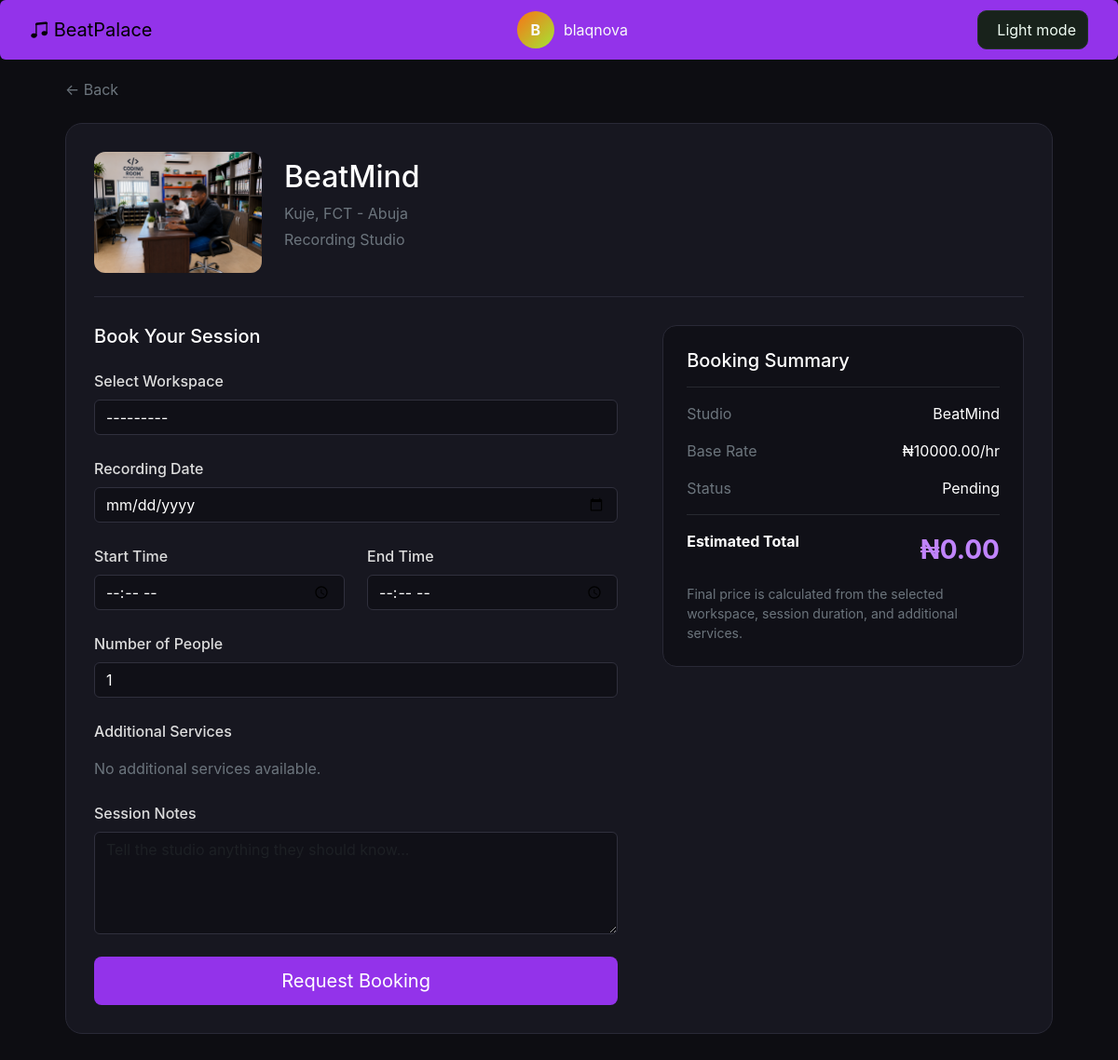
The page /studio/1/book/ (signed in) on the database its author committed.
### accounts/models.py (models this page shows, shortened)
class User(AbstractUser):
    ROLE_CHOICES = (
        ("producer", "Producer"),
        ("artist", "Artist"),
    )
    email = models.EmailField(unique=True)
    role = models.CharField(
        max_length=20,
        choices=ROLE_CHOICES
    )
    avatar = models.ImageField(
        upload_to="avatars/",
        blank=True,
        null=True
    )
    verified = models.BooleanField(default=False)
    created_at = models.DateTimeField(auto_now_add=True)

### studio/models.py (models this page shows, shortened)
class Studio(models.Model):
    STUDIO_TYPES = [
        ("recording", "Recording Studio"),
        ("mixing", "Mixing Room"),
        ("production", "Production Room"),
        ("rehearsal", "Rehearsal Room"),
        ("podcast", "Podcast / Video Studio"),
        ("content", "Content Creation Space"),
    ]
    STATE = [
        ("Abia",     "Abia"),
        ("Adamawa",     "Adamawa"),
        ("Akwa Ibom",     "Akwa Ibom"),
        ("Anambra",     "Anambra"),
        ("Bauchi",     "Bauchi"),
        ("Bayelsa",     "Bayelsa"),
        ("Benue",     "Benue"),
        ("Borno",     "Borno"),
        ("Cross River",     "Cross River"),
        ("Delta",     "Delta"),
        ("Ebonyi",     "Ebonyi"),
        ("Edo",     "Edo"),
        ("Ekiti",     "Ekiti"),
        ("Enugu",     "Enugu"),
        ("FCT - Abuja",     "FCT - Abuja"),
        ("Gombe",     "Gombe"),
        ("Imo",     "Imo"),
        ("Jigawa",     "Jigawa"),
        ("Kaduna",     "Kaduna"),
        ("Kano",     "Kano"),
        ("Katsina",     "Katsina"),
        ("Kebbi",     "Kebbi"),
        ("Kogi",     "Kogi"),
        ("Kwara",     "Kwara"),
        ("Lagos",     "Lagos"),
        ("Nasarawa",     "Nasarawa"),
        ("Niger",     "Niger"),
        ("Ogun",     "Ogun"),
        ("Ondo",     "Ondo"),
        ("Osun",     "Osun"),
        ("Oyo",     "Oyo"),
        ("Plateau",     "Plateau"),
        ("Rivers",     "Rivers"),
        ("Sokoto",     "Sokoto"),
        ("Taraba",     "Taraba"),
        ("Yobe",     "Yobe"),
        ("Zamfara",     "Zamfara"),
    ]
    owner = models.ForeignKey(
        settings.AUTH_USER_MODEL,
        on_delete=models.CASCADE,
        related_name="owned_studios",
    )
    name = models.CharField(max_length=200)
    studio_type = models.CharField(
        max_length=30,
        choices=STUDIO_TYPES,
        default="recording",
    )
    description = models.TextField()
    address = models.CharField(
        max_length=255,
    )
    city = models.CharField(
        max_length=100,
    )
    state = models.CharField(
        max_length=100,
        blank=True,
        choices=STATE,
    )
    country = models.CharField(
        max_length=100,
        default="Nigeria",
    )
    phone = models.CharField(
        max_length=30,
        blank=True,
    )
    email = models.EmailField(
        blank=True,
    )
    hourly_rate = models.DecimalField(
        max_digits=12,
        decimal_places=2,
        validators=[MinValueValidator(Decimal("0"))],
    )
    daily_rate = models.DecimalField(
        max_digits=12,
        decimal_places=2,
        null=True,
        blank=True,
        validators=[MinValueValidator(Decimal("0"))],
    )
    capacity = models.PositiveIntegerField(
        default=5,
    )
    equipment = models.TextField(
        blank=True,
        help_text="List studio equipment and instruments.",
    )
    amenities = models.TextField(
        blank=True,
    )
    rules = models.TextField(
        blank=True,
    )
    cover_image = models.ImageField(
        upload_to="studios/covers/",
        blank=True,
        null=True,
    )
    is_active = models.BooleanField(
        default=True,
    )
    created_at = models.DateTimeField(
        auto_now_add=True,
    )
    updated_at = models.DateTimeField(
        auto_now=True,
    )
    class Meta:
        ordering = ["-created_at"]

### studio/views.py (the view)
@studio_booker_required
def create_booking(request, studio_id):
    studio = get_object_or_404(
        Studio.objects.select_related("owner"),
        id=studio_id,
        is_active=True,
    )
    if studio.owner == request.user and not request.user.is_superuser:
        raise PermissionDenied(
            "You cannot book your own studio."
        )
    if request.method == "POST":
        form = StudioBookingForm(
            request.POST,
            studio=studio
        )
        if form.is_valid():
            with transaction.atomic():
                booking = form.save(commit=False)
                booking.customer = request.user
                booking.studio = studio
                booking.booking_type = "hourly"
                workspace = booking.workspace
                duration = booking.duration_hours
                if workspace:
                    booking.subtotal = (
                        workspace.hourly_rate * duration
                    )
                else:
                    booking.subtotal = (
                        studio.hourly_rate * duration
                    )
                selected_services = (
                    form.cleaned_data.get("services")
                )
                service_total = Decimal("0.00")
                booking.save()
                for service in selected_services:
                    if service.price_type == "hourly":
                        service_total += (
                            service.price * duration
                        )
                        service_total_item = (
                            service.price * duration
                        )
                    else:
                        service_total += service.price
                        service_total_item = service.price
                    BookingService.objects.create(
                        booking=booking,
                        service=service,
                        quantity=1,
                        price=service.price,
                        total=service_total_item,
                    )
                booking.service_fee = service_total
                booking.total_amount = (
                    booking.subtotal
                    + booking.service_fee
                )
                booking.save(
                    update_fields=[
                        "service_fee",
                        "total_amount",
                        "updated_at",
                    ]
                )
            messages.success(
                request,
                "Your studio booking has been submitted successfully."
            )
            return redirect(
                "studio:booking_detail",
                booking_id=booking.id
            )
    else:
        form = StudioBookingForm(
            studio=studio
        )
    return render(
        request,
        "studio/create_booking.html",
        {
            "studio": studio,
            "form": form,
        }
    )

### templates/studio/create_booking.html (shortened to what this page needs)
{% extends "base.html" %}
{% block content %}>
</head>
<body>
<div class="page">
    <a
        href="/"
        class="text-secondary text-decoration-none"
    >
        ← Back
    </a>
    <div class="booking-card mt-4">
        <div class="studio-header">
            <div class="d-flex gap-4 align-items-center">
                {% if studio.cover_image %}
                    <img
                        src="{{ studio.cover_image.url }}"
                        class="studio-image"
                    >
                {% endif %}
                <div>
                    <h2>
                        {{ studio.name }}
                    </h2>
                    <p class="text-secondary mb-1">
                        {{ studio.city }},
                        {{ studio.state }}
                    </p>
                    <p class="text-secondary">
                        {{ studio.get_studio_type_display }}
                    </p>
                </div>
            </div>
        </div>
        <form method="POST">
            <div class="row g-5">
                <div class="col-lg-7">
                    <h5 class="mb-4">
                        Book Your Session
                    </h5>
                    <div class="mb-4">
                        <label class="form-label">
                            Select Workspace
                        </label>
                        {{ form.workspace }}
                    </div>
                    <div class="mb-4">
                        <label class="form-label">
                            Recording Date
                        </label>
                        {{ form.booking_date }}
                    </div>
                    <div class="row">
                        <div class="col-md-6 mb-4">
                            <label class="form-label">
                                Start Time
                            </label>
                            {{ form.start_time }}
                        </div>
                        <div class="col-md-6 mb-4">
                            <label class="form-label">
                                End Time
                            </label>
                            {{ form.end_time }}
                        </div>
                    </div>
                    <div class="mb-4">
                        <label class="form-label">
                            Number of People
                        </label>
                        {{ form.number_of_people }}
                    </div>
                    <div class="mb-4">
                        <label class="form-label mb-3">
                            Additional Services
                        </label>
                        {% for checkbox in form.services %}
                            <div class="service-box mb-2">
                                {{ checkbox.tag }}
                                <label
                                    for="{{ checkbox.id_for_label }}"
                                    class="ms-2"
                                >
                                    {{ checkbox.choice_label }}
                                </label>
                            </div>
                        {% empty %}
                            <p class="text-secondary">
                                No additional services available.
                            </p>
                        {% endfor %}
                    </div>
                    <div class="mb-4">
                        <label class="form-label">
                            Session Notes
                        </label>
                        {{ form.notes }}
                    </div>
                    <button
                        type="submit"
                        class="btn btn-primary btn-lg w-100"
                    >
                        Request Booking
                    </button>
                </div>
                <div class="col-lg-5">
                    <div class="summary">
                        <h5>
                            Booking Summary
                        </h5>
                        <hr class="border-secondary">
                        <div class="d-flex
                                    justify-content-between
                                    mb-3">
                            <span class="text-secondary">
                                Studio
                            </span>
                            <span>
                                {{ studio.name }}
                            </span>
                        </div>
                        <div class="d-flex
                                    justify-content-between
                                    mb-3">
                            <span class="text-secondary">
                                Base Rate
                            </span>
                            <span>
                                ₦{{ studio.hourly_rate }}/hr
                            </span>
                        </div>
                        <div class="d-flex
                                    justify-content-between
                                    mb-3">
                            <span class="text-secondary">
                                Status
                            </span>
                            <span>
                                Pending
                            </span>
                        </div>
                        <hr class="border-secondary">
                        <div class="d-flex
                                    justify-content-between">
                            <strong>
                                Estimated Total
                            </strong>
                            <span class="total">
                                ₦<span id="totalPrice">0.00</span>
                            </span>
                        </div>
                        <small class="text-secondary d-block mt-3">
                            Final price is calculated from the
                            selected workspace, session duration,
                            and additional services.
                        </small>
                    </div>
                </div>
            </div>
        </form>
    </div>
</div>
{% endblock %}

### templates/base.html (shortened to what this page needs)
{% load static %}
<!DOCTYPE html>
<html lang="en">
<head>
    <link
    href="https://cdn.jsdelivr.net/npm/bootstrap@5.3.3/dist/css/bootstrap.min.css"
    rel="stylesheet"
    >
    <link
    href="https://cdn.jsdelivr.net/npm/bootstrap-icons@1.11.3/font/bootstrap-icons.css"
    rel="stylesheet"
    >
    <link
     rel="stylesheet"
     href="{% static 'css/style.css' %}"
    >
</head>
<nav class="navbar fixed-top text-light btn btn-primary">
    <div class="container-fluid d-flex justify-content-between align-items-center">
        {% if user.role == "artist" %}
            <a class="navbar-brand" href="{% url 'artist_dashboard' %}">
                <i class="bi bi-music-note-beamed"></i>
                BeatPalace
            </a>
        {% elif user.role == "producer" %}
            <a class="navbar-brand text-dark" href="{% url 'producer_dashboard' %}"
            >
                <i class="bi bi-music-note-beamed"></i>
                BeatPalace
            </a>
        {% endif %}
        <div class="d-flex gap-2">
            <div class="user-profile">
                <div class="avatar">
                    {{ user.username|first|upper }}
                </div>
                <span>
                    {{ user.username }}
                </span>
            </div>
        </div>
        <button
    type="button"
    class="theme-toggle"
    id="themeToggle"
    aria-label="Switch to light theme"
>
    <span id="themeLabel">Light mode</span>
</button>
    </div>
</nav>
{% block content %}
{% endblock %}
</body>
</html>

### rows shown on the page
User: username|first "B", username "blaqnova"
Studio: cover_image (picture), name "BeatMind", city "Kuje", state "FCT - Abuja", studio_type "Recording Studio", hourly_rate "10000.00"
